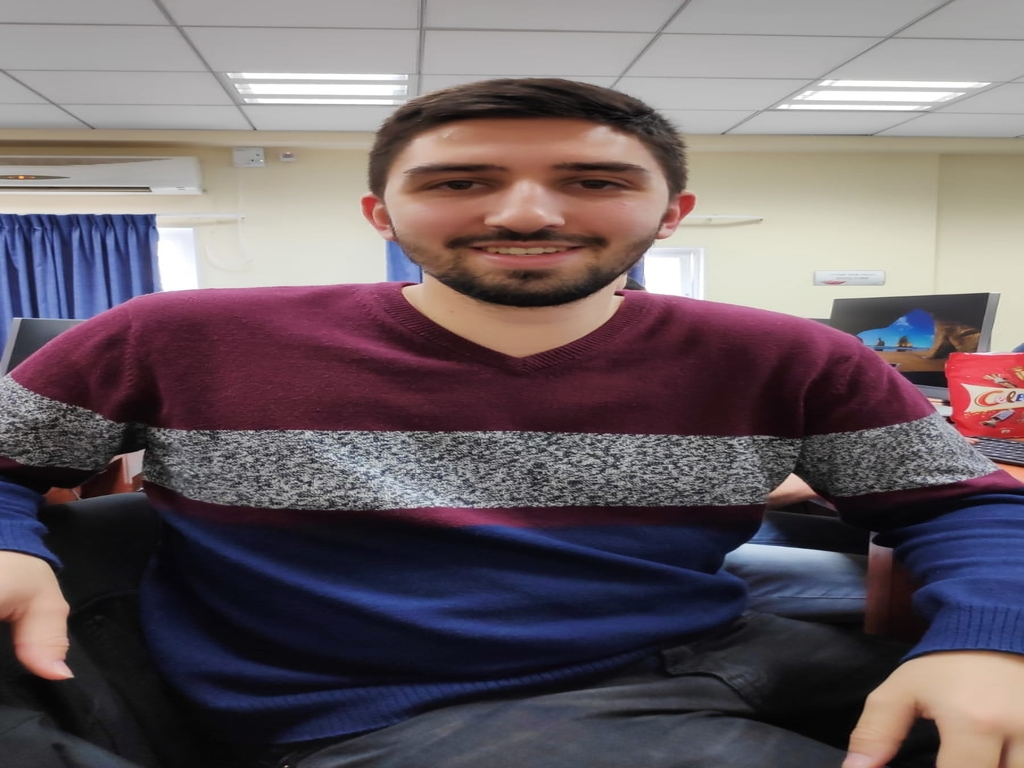
#> input picture class_exercises/inputA.jpg, 1024 x 768 px
$ python ex11a.py
#> lines starting #> are read from the running program, lines starting #| are printed output that depends on the picture; after the words box and inside, x2 and y2 are one past the last pixel; in counts of white or black regions, pixels touching at a corner belong together
# Name: Ofir Cohen
# ID: 312255847
# Date: 12/1/2020

import cv2
import numpy as np
import matplotlib.pyplot as plt


def Laplacian_Pyramid_Blending_with_mask(A, B, m, num_levels = 9):
	# assume mask is float32 [0,1]
	# generate Gaussian pyramid for A,B and mask
	GA = A.copy()
	GB = B.copy()
	GM = m.copy()
	gpA = [GA]
	gpB = [GB]
	gpM = [GM]
	for i in range(num_levels):
		GA = cv2.pyrDown(GA)
		GB = cv2.pyrDown(GB)
		GM = cv2.pyrDown(GM)
		gpA.append(np.float64(GA))
		gpB.append(np.float64(GB))
		gpM.append(np.float64(GM))

	# generate Laplacian Pyramids for A,B and masks
	# the bottom of the Lap-pyr holds the last (smallest) Gauss level
	lpA = [gpA[num_levels-1]]
	lpB = [gpB[num_levels-1]]
	gpMr = [gpM[num_levels-1]]
	for i in range(num_levels-1,0,-1):
		# Laplacian: subtarct upscaled version of lower
		# level from current level
		# to get the high frequencies
		LA = np.subtract(gpA[i-1], cv2.pyrUp(gpA[i]))
		LB = np.subtract(gpB[i-1], cv2.pyrUp(gpB[i]))
		lpA.append(LA)
		lpB.append(LB)
		gpMr.append(gpM[i-1]) # also reverse the masks

	# Now blend images according to mask in each level
	LS = []
	for la,lb,gm in zip(lpA,lpB,gpMr):
		ls = la * gm + lb * (1.0 - gm)
		ls.dtype = np.float64
		LS.append(ls)

	# now reconstruct
	ls_ = LS[0]
	#ls_.dtype = np.float64
	for i in range(1,num_levels):
		print("LS" +str(i))
		ls_ = cv2.pyrUp(ls_)
		ls_ = cv2.add(ls_, LS[i])
	return ls_


def create_mask(img):
	for row in range(img.shape[0]):
		for col in range(img.shape[1]):
			if img[row, col] < 255:
				img[row, col] = 0
			else:
				img[row, col] = 1

	return img.astype(np.float32)


def main():
	A = cv2.imread('inputA.jpg', 0)
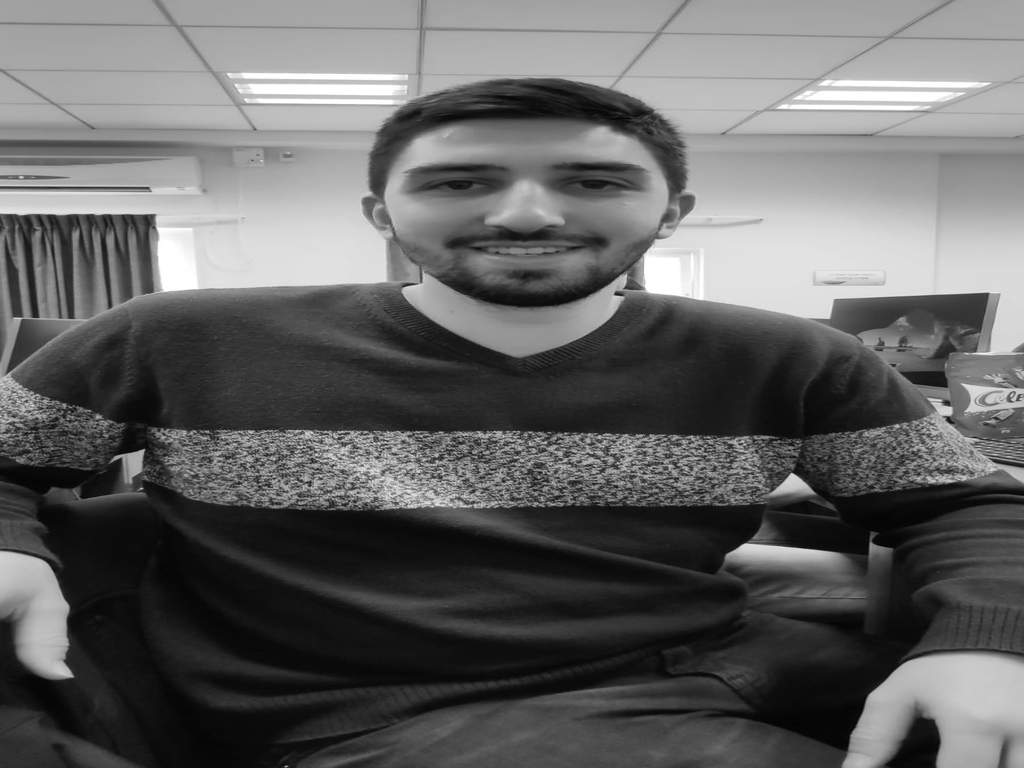
#> A: shape (768, 1024); min 1, max 255, mean 99.2
	B = cv2.imread('inputB.jpg', 0)
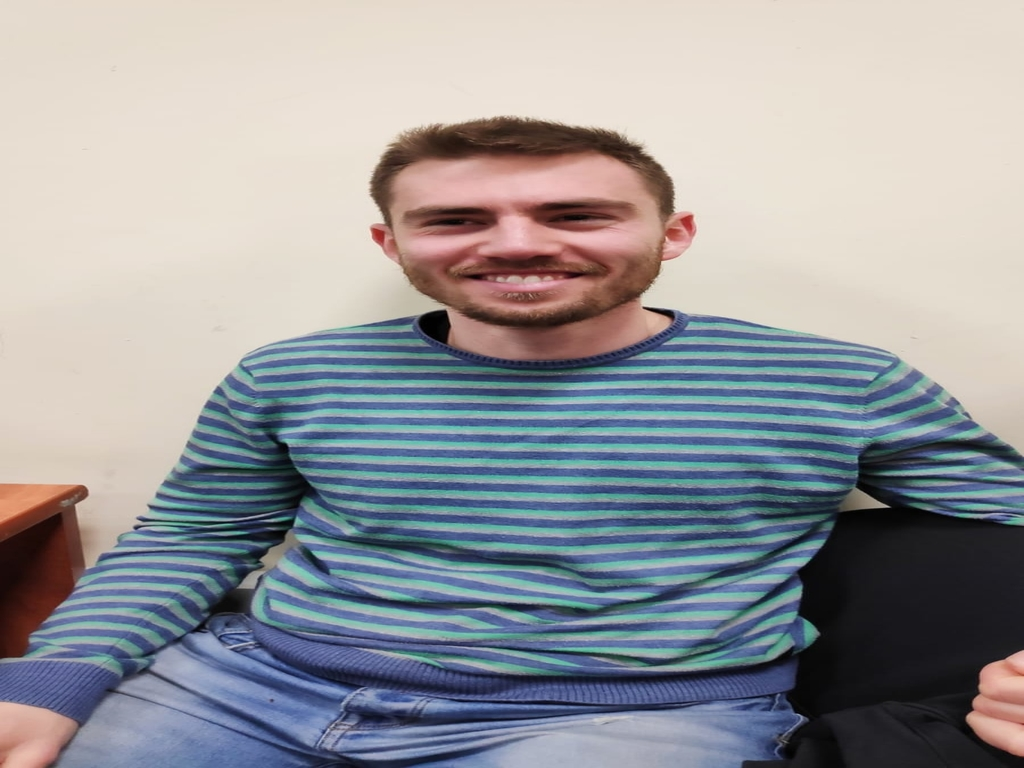
#> input picture class_exercises/inputB.jpg, 1024 x 768 px
#> B: shape (768, 1024); min 0, max 235, mean 152.3
	m = cv2.imread('mask.jpg', 0)
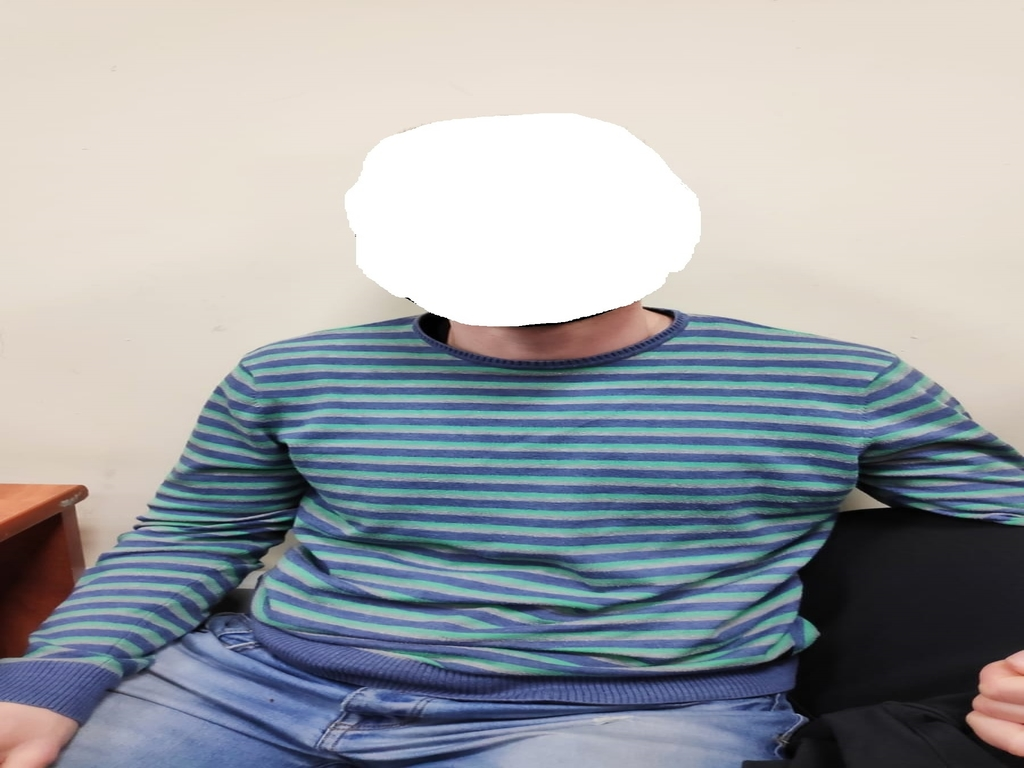
#> input picture class_exercises/mask.jpg, 1024 x 768 px
#> m: shape (768, 1024); min 0, max 255, mean 161.8
	m = create_mask(m)
#> after the loop in create_mask, `for row in range(img.shape[0]):`:
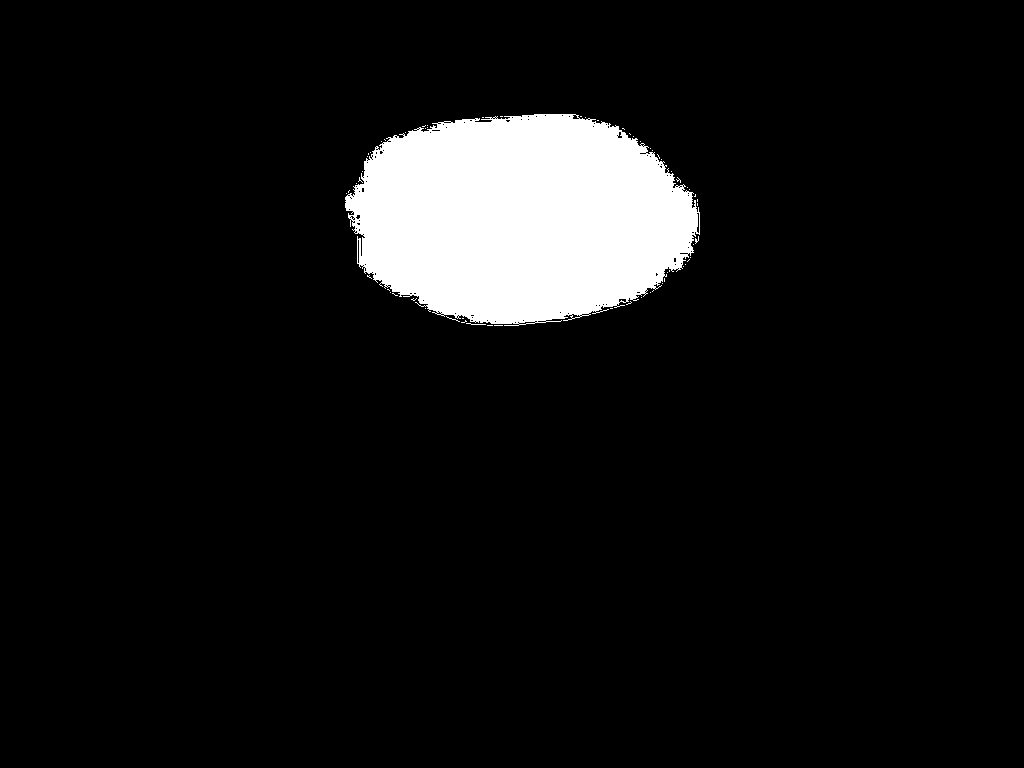
#> img: shape (768, 1024); values 0 (black) and 1 (white), 7.3% white; 63 white regions (61 under 20 px), largest, box (x1, y1, x2, y2) and area: (345, 114, 700, 326) 57519, (466, 323, 486, 325) 20

	lpb = Laplacian_Pyramid_Blending_with_mask(A, B, m)
#> the loop in Laplacian_Pyramid_Blending_with_mask, `for i in range(num_levels):` made 9 passes
#> (GA, GB, GM) on pass 9: ([[126, 126], [102, 103]], [[194, 179], [175, 158]], [[0.0787, 0.164], [0.0634, 0.132]])
#> after the loop in Laplacian_Pyramid_Blending_with_mask, `for i in range(num_levels):`: gpA = 10 items
#> in Laplacian_Pyramid_Blending_with_mask, `lpA = [gpA[num_levels-1]]`: lpA = [[[154, 159, 144, 164], [117, 123, 113, 132], [62, 60, 62, 68]]]
#> in Laplacian_Pyramid_Blending_with_mask, `lpB = [gpB[num_levels-1]]`: lpB = [[[222, 214, 196, 213], [209, 189, 157, 177], [149, 133, 118, 107]]]
#> in Laplacian_Pyramid_Blending_with_mask, `gpMr = [gpM[num_levels-1]]`: gpMr = [[[0.00334, 0.0898, 0.266, 0.103], [0.00396, 0.105, 0.313, 0.124], [0.000694, 0.0202, 0.0616, 0.0239]]]
#> after the loop in Laplacian_Pyramid_Blending_with_mask, `for i in range(num_levels-1,0,-1):`: gpMr = 9 items
#> the loop in Laplacian_Pyramid_Blending_with_mask, `for la,lb,gm in zip(lpA,lpB,gpMr):` made 9 passes
#> in Laplacian_Pyramid_Blending_with_mask, `ls_ = LS[0]`: ls_ = [[221.8, 209.1, 182.1, 207.9], [208.6, 182, 143.2, 171.4], [148.9, 131.5, 114.6, 106.1]]
#> after the loop in Laplacian_Pyramid_Blending_with_mask, `for i in range(1,num_levels):`:
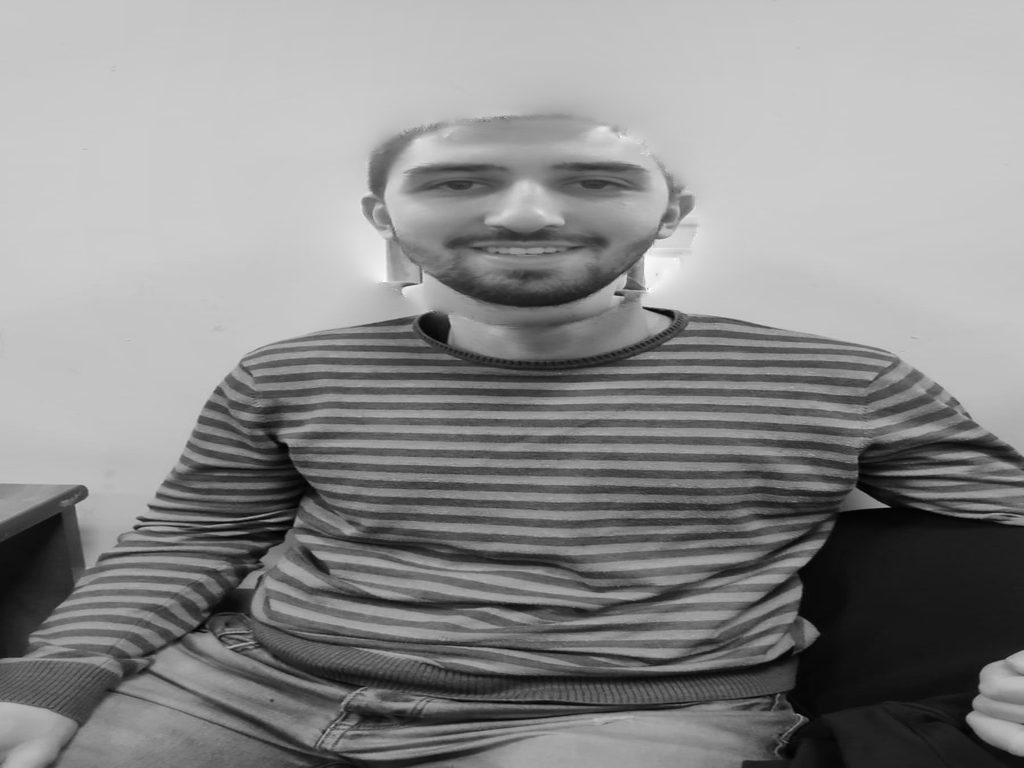
#> ls_: shape (768, 1024) float64; min -2.49, max 278.6, mean 151; drawn with min black and max white
	plt.imshow(lpb, cmap='gray')
	plt.show()

if __name__ == "__main__":
	main()
